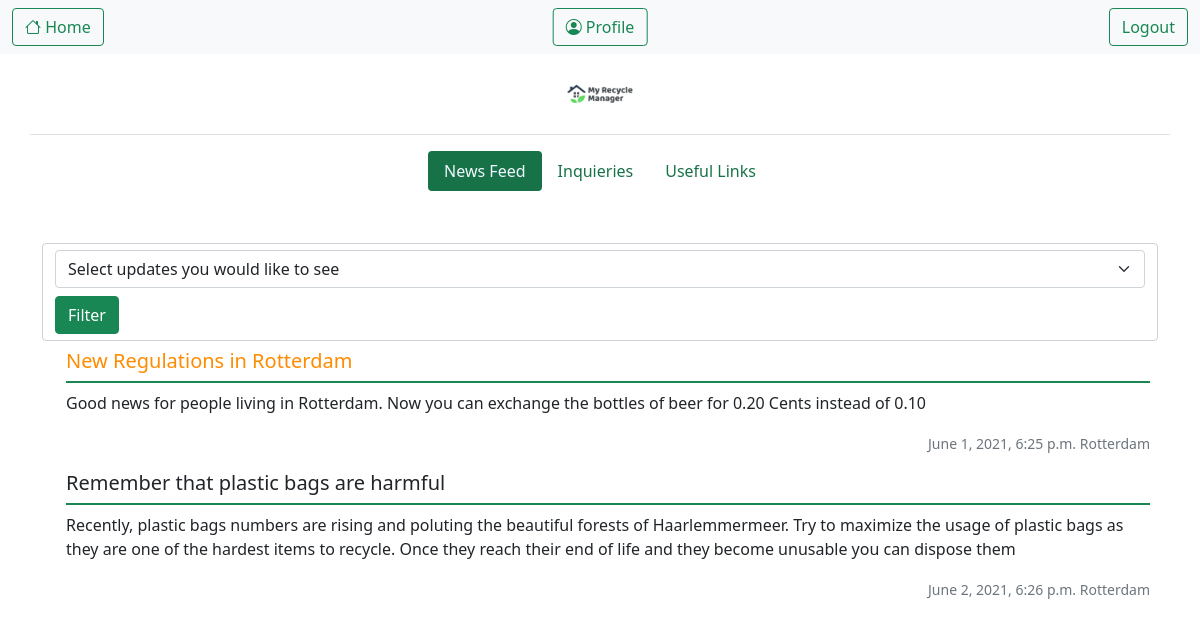
Page /social_main (signed in) on the committed database.
### Material_Classifier/models.py (models this page shows, shortened)
class NewsFeed(models.Model):
    title = models.CharField(max_length=100)
    content = models.TextField()
    date_posted = models.DateTimeField(default=timezone.now)
    region = models.CharField(max_length=100)
    is_governmental = models.BooleanField(default = False)
    is_event = models.BooleanField(default = False)

### Material_Classifier/views.py (the view)
# urls.py: path('social_main', views.social_main, name = 'social-main-page'),
def social_main(request):
    user_news_feed = NewsFeed.objects.filter(region = request.user.profile.city_of_residence)
    useful_links = UsefulLinks.objects.filter(region = request.user.profile.city_of_residence)
    inquieries = Inquieries.objects.all()
    if request.method == "POST":
        if request.POST.get("region-selection") == request.user.profile.city_of_residence:
            user_news_feed = NewsFeed.objects.filter(region = request.user.profile.city_of_residence).order_by("-date_posted")
        else:
            user_news_feed = NewsFeed.objects.order_by("-date_posted")
    return render(request, 'Material_Classifier/social_main.html', {'user_news_feed' : user_news_feed, "useful_links": useful_links, "inquieries":inquieries})

### Material_Classifier/templates/Material_Classifier/social_main.html (shortened to what this page needs)
{% extends "Material_Classifier/base.html" %}
{% load static %}
{% block content %}
<ul class="nav nav-pills xs-3 d-flex justify-content-center" id="pills-tab" role="tablist">
    <li class="nav-item" role="presentation">
        <button class="nav-link active" id="news-feed-tab" data-bs-toggle="pill" data-bs-target="#news-feed" type="button" role="tab" aria-controls="pills-home" aria-selected="true">
            News Feed
        </button>
    </li>
    <li class="nav-item" role="presentation">
        <button class="nav-link" id="inquieries-tab" data-bs-toggle="pill" data-bs-target="#inquieries" type="button" role="tab" aria-controls="pills-home" aria-selected="false">
            Inquieries
        </button>
    </li>
    <li class="nav-item" role="presentation">
        <button class="nav-link" id="useful-links-tab" data-bs-toggle="pill" data-bs-target="#useful-links" type="button" role="tab" aria-controls="pills-home" aria-selected="false">
            Useful Links
        </button>
    </li>
</ul>
<div class = "tab-content pt-5 mt-1" id = "pills-tabContent">
    <div class="tab-pane fade show active" id="news-feed" role="tabpanel" aria-labelledby="pills-news-feed-tab">
        <form class = "form-control" method = "POST">
            <select class="form-select" aria-label="Chart Selection" name = "region-selection">
                <option selected>Select updates you would like to see</option>
            </select>
            <button class="btn btn-success mt-2" type = "submit">Filter</button>
        </form>
        {% for item in user_news_feed %}
            <div class = "flex-grow-1 ms-3 p-2">
                {% if item.is_governmental %}
                    <div class = "d-flex">
                        <h5 class = "mt-0"" style="color: #FF8C00;">{{ item.title }}</h5>
                    </div>
                {% elif item.is_event%}
                    <div class = "d-flex">
                        <h5 class = "mt-0"" style="color: #228B22;">{{ item.title }}</h5>
                    </div>
                {% else %}
                        <div class = "d-flex">
                            <h5 class = "mt-0">{{ item.title }}</h5>
                        </div>
                {% endif %}
                    <div class = "border-top border-success border-2 pt-2">
                        <p> {{item.content}} </p>
                        <div class = "text-end">
                            <small class = "text-muted">{{item.date_posted}} {{item.region}}</small>
                        </div>
                    </div>
            </div>
        {% endfor %}
    </div>
</div>
{% endblock content %}

### Material_Classifier/templates/Material_Classifier/base.html (shortened to what this page needs)
{% load static %}
<!DOCTYPE html>
<html lang="en">
    <head>
         <link href="https://cdn.jsdelivr.net/npm/bootstrap@5.0.1/dist/css/bootstrap.min.css" rel="stylesheet">
         <link rel="stylesheet" href="https://cdn.jsdelivr.net/npm/bootstrap-icons@1.5.0/font/bootstrap-icons.css">
    </head>
    <body>
        <nav class="navbar navbar-light bg-light" >
            <div class = "container-fluid">
                <ul class="nav">
                    <li class="nav-item position-relative">
                      <a class="btn btn-outline-success float-start" aria-current="page" href="{% url 'home-page' %}">
                        <i class="bi bi-house"></i> Home</a>
                    </li>
                    <li class="nav-item position-absolute top-50 start-50 translate-middle">
                    <a class="btn btn-outline-success" aria-current="page" href="{% url 'profile-page' %}">
                        <i class="bi bi-person-circle"></i> Profile</a>
                    </li>
                    </ul>
                    <a class="btn btn-outline-success position-relative" aria-current="page" href="{% url 'logout-page' %}">Logout</a>
            </div>
        </nav>
            <img src="{% static '/Material_Classifier/media/My-Recycle-Manager-logo.png' %}" class = "rounded mx-auto d-block" width="80" height="80"/>
        <main role="main" class = "container border-top pt-3">
            {% block content %}{% endblock %}
        </main>
</html>

### Material_Classifier/templates/Material_Classifier/base.html (style rules this page uses)
.nav-pills .nav-link.active, .nav-pills .show > .nav-link { color: #F0F8FF; background-color: #187247; }
.nav-link { color: #187247 }

### rows in the picture
NewsFeed: title "New Regulations in Rotterdam", content "Good news for people living in Rotterdam. Now you can exchange the bottles of beer for 0.20 Cents instead of 0.10", date_posted "June 1, 2021, 6:25 p.m.", region "Rotterdam"
NewsFeed: title "Remember that plastic bags are harmful", content "Recently, plastic bags numbers are rising and poluting the beautiful forests of Haarlemmermeer. Try to maximize the usage of plastic bags as they are one of the hardest items to recycle. Once they reach their end of life and they become unusable you can dispose them", date_posted "June 2, 2021, 6:26 p.m.", region "Rotterdam"
